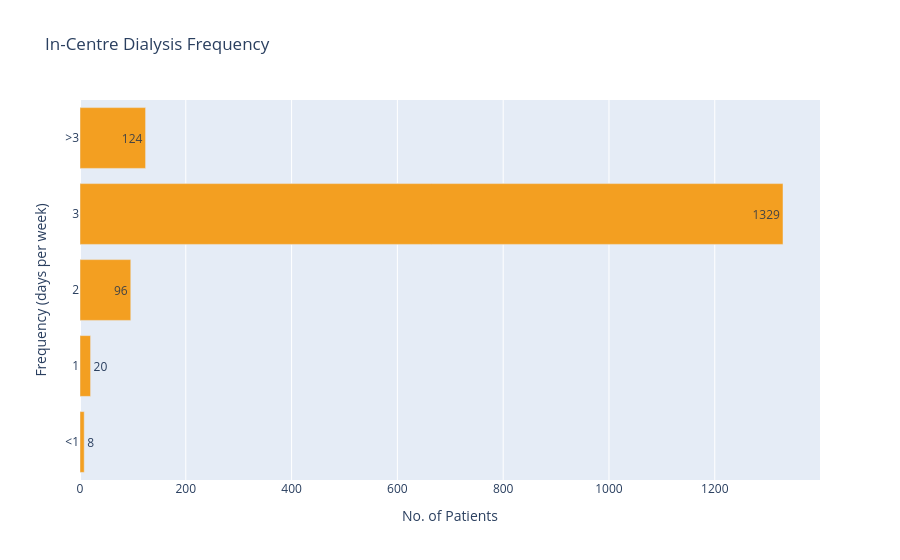

Notebook source saved alongside this figure:
### Code cell
display(Markdown(output.all.incentre_dialysis_frequency.metadata.description))
freq_fig = px.bar(
    x=output.all.incentre_dialysis_frequency.data.y,
    y=output.all.incentre_dialysis_frequency.data.x,
    title=output.all.incentre_dialysis_frequency.metadata.title,
    labels={
        "x": output.all.incentre_dialysis_frequency.metadata.axis_titles.y,
        "y": output.all.incentre_dialysis_frequency.metadata.axis_titles.x,
    },
    orientation="h",
    color_discrete_sequence=["rgb(243,159,33)"],
    text_auto=True,
)
freq_fig.show()

### Figure 1 — Plotly figure (JSON) as saved in the notebook; plotly's stock layout.template omitted (floating-point values rounded to 4 significant figures)
{"data": [{"alignmentgroup": "True", "hovertemplate": "No. of Patients=%{x}<br>Frequency (days per week)=%{y}<extra></extra>", "legendgroup": "", "marker": {"color": "rgb(243,159,33)", "pattern": {"shape": ""}}, "name": "", "offsetgroup": "", "orientation": "h", "showlegend": false, "textposition": "auto", "texttemplate": "%{x}", "type": "bar", "x": [8, 20, 96, 1329, 124], "xaxis": "x", "y": ["<1", "1", "2", "3", ">3"], "yaxis": "y"}], "layout": {"barmode": "relative", "legend": {"tracegroupgap": 0}, "title": {"text": "In-Centre Dialysis Frequency"}, "xaxis": {"anchor": "y", "domain": [0, 1], "title": {"text": "No. of Patients"}}, "yaxis": {"anchor": "x", "domain": [0, 1], "title": {"text": "Frequency (days per week)"}}}}
